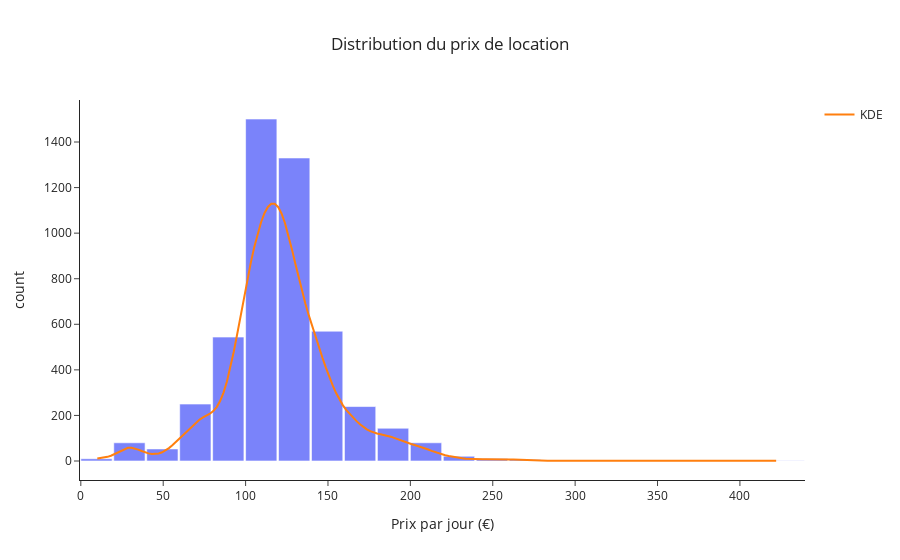

Notebook code cell kept with this figure:
### Markdown cell above
> Afin de mieux visualiser la forme de la distribution des prix, une courbe de densité
(KDE) est superposée à l’histogramme. La densité est mise à l’échelle pour être
comparable aux effectifs de l’histogramme.

### Code cell
x = df["rental_price_per_day"]

# Histogram
fig = px.histogram(
    x=x,
    nbins=30,
    title="Distribution du prix de location",
    labels={"x": "Prix par jour (€)", "y": "Nombre de voitures"},
    opacity=0.85,
)

# KDE curve scaled to histogram counts
grid = np.linspace(x.min(), x.max(), 200)  
kde = gaussian_kde(x)  
bin_edges = np.histogram_bin_edges(x, bins=30)  
bin_width = bin_edges[1] - bin_edges[0]
y_density = kde(grid) * len(x) * bin_width  

fig.add_scatter(
    x=grid,
    y=y_density, 
    mode="lines", 
    name="KDE", 
    line=dict(width=2))

fig.update_layout(bargap=0.05, template="simple_white", title_x=0.5)

fig.show()

### Figure 1 — Plotly figure (JSON) as saved in the notebook; plotly's stock layout.template omitted (floating-point values rounded to 4 significant figures; data arrays with more than 128 entries replaced by an {"elided": "..."} marker saying what was removed)
{"data": [{"bingroup": "x", "hovertemplate": "Prix par jour (€)=%{x}<br>count=%{y}<extra></extra>", "legendgroup": "", "marker": {"color": "#636efa", "opacity": 0.85, "pattern": {"shape": ""}}, "name": "", "nbinsx": 30, "orientation": "v", "showlegend": false, "type": "histogram", "x": {"elided": "4843 int values"}, "xaxis": "x", "yaxis": "y"}, {"line": {"width": 2}, "mode": "lines", "name": "KDE", "type": "scatter", "x": {"elided": "200 float values"}, "y": {"elided": "200 float values"}}], "layout": {"bargap": 0.05, "barmode": "relative", "legend": {"tracegroupgap": 0}, "title": {"text": "Distribution du prix de location", "x": 0.5}, "xaxis": {"anchor": "y", "domain": [0, 1], "title": {"text": "Prix par jour (€)"}}, "yaxis": {"anchor": "x", "domain": [0, 1], "title": {"text": "count"}}}}
